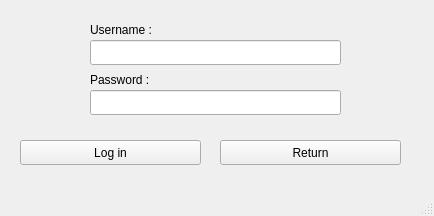
<?xml version="1.0" encoding="UTF-8"?>
<ui version="4.0">
 <class>LoginWindow</class>
 <widget class="QMainWindow" name="LoginWindow">
  <property name="geometry">
   <rect>
    <x>0</x>
    <y>0</y>
    <width>434</width>
    <height>216</height>
   </rect>
  </property>
  <property name="windowTitle">
   <string>MainWindow</string>
  </property>
  <widget class="QWidget" name="centralwidget">
   <widget class="QLineEdit" name="lineEdit_2">
    <property name="geometry">
     <rect>
      <x>90</x>
      <y>90</y>
      <width>251</width>
      <height>25</height>
     </rect>
    </property>
    <property name="focusPolicy">
     <enum>Qt::ClickFocus</enum>
    </property>
    <property name="text">
     <string/>
    </property>
   </widget>
   <widget class="QLineEdit" name="lineEdit">
    <property name="geometry">
     <rect>
      <x>90</x>
      <y>40</y>
      <width>251</width>
      <height>25</height>
     </rect>
    </property>
    <property name="text">
     <string/>
    </property>
   </widget>
   <widget class="QPushButton" name="pushButton">
    <property name="geometry">
     <rect>
      <x>20</x>
      <y>140</y>
      <width>181</width>
      <height>25</height>
     </rect>
    </property>
    <property name="text">
     <string>Log in</string>
    </property>
   </widget>
   <widget class="QLabel" name="label_2">
    <property name="geometry">
     <rect>
      <x>90</x>
      <y>70</y>
      <width>141</width>
      <height>20</height>
     </rect>
    </property>
    <property name="text">
     <string>Password :</string>
    </property>
   </widget>
   <widget class="QPushButton" name="pushButton_2">
    <property name="geometry">
     <rect>
      <x>220</x>
      <y>140</y>
      <width>181</width>
      <height>25</height>
     </rect>
    </property>
    <property name="text">
     <string>Return</string>
    </property>
   </widget>
   <widget class="QLabel" name="label">
    <property name="geometry">
     <rect>
      <x>90</x>
      <y>20</y>
      <width>141</width>
      <height>20</height>
     </rect>
    </property>
    <property name="text">
     <string>Username :</string>
    </property>
   </widget>
  </widget>
  <widget class="QMenuBar" name="menubar">
   <property name="geometry">
    <rect>
     <x>0</x>
     <y>0</y>
     <width>434</width>
     <height>21</height>
    </rect>
   </property>
  </widget>
  <widget class="QStatusBar" name="statusbar"/>
 </widget>
 <resources/>
 <connections/>
</ui>
